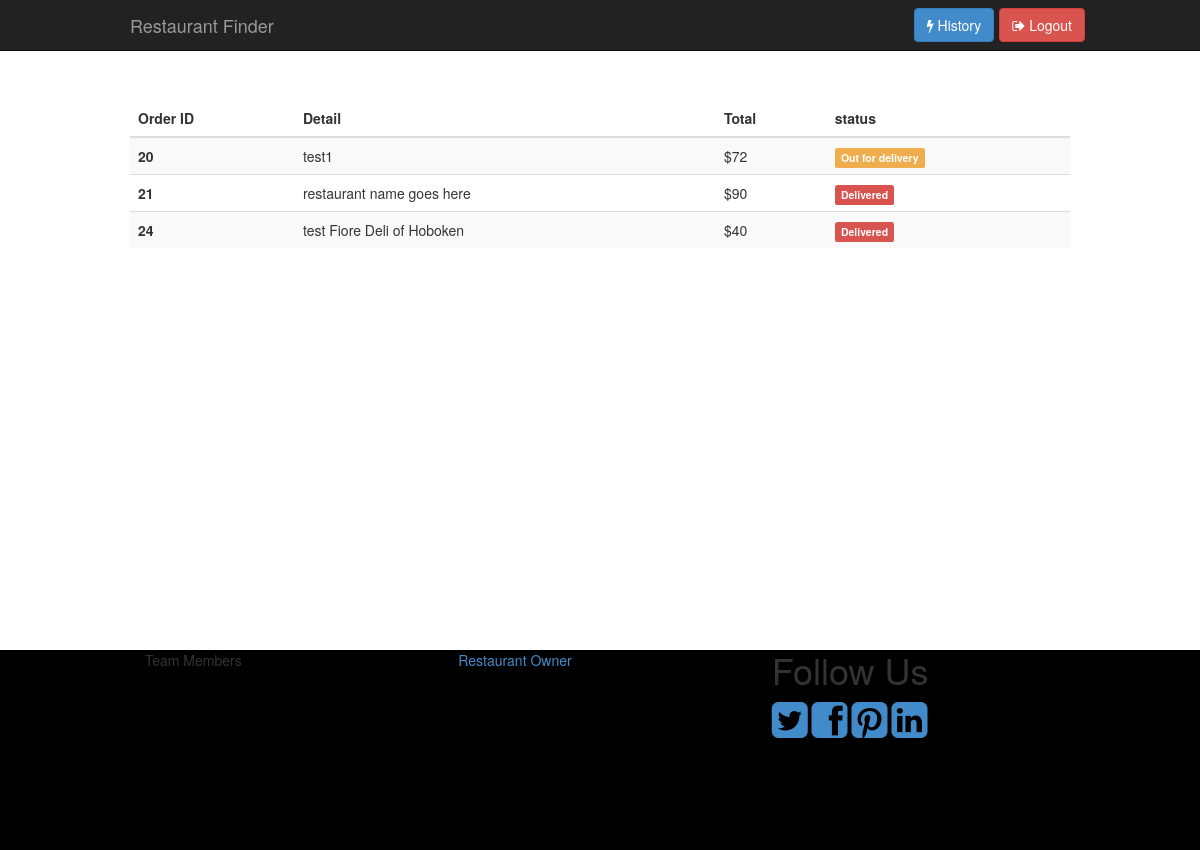
Page /user-track-order.php (signed in) on the committed database.
### tables this page shows
CREATE TABLE `order` (
  `id` int(11) NOT NULL,
  `user_id` int(11) DEFAULT NULL,
  `restaurant_id` int(11) DEFAULT NULL,
  `total` double DEFAULT NULL,
  `card_id` int(11) DEFAULT NULL,
  `address_id` int(11) DEFAULT NULL,
  `created_at` timestamp NULL DEFAULT NULL,
  `status` int(11) DEFAULT NULL,
  `updated_at` timestamp NULL DEFAULT NULL,
  `deleted_at` timestamp NULL DEFAULT NULL
);

CREATE TABLE `restaurant` (
  `id` int(11) NOT NULL,
  `owner_id` int(11) DEFAULT NULL,
  `name` varchar(100) DEFAULT NULL,
  `address1` varchar(45) DEFAULT NULL,
  `address2` varchar(45) DEFAULT NULL,
  `city` varchar(45) DEFAULT NULL,
  `state` varchar(45) DEFAULT NULL,
  `zipcode` int(11) DEFAULT NULL,
  `phone` int(12) DEFAULT NULL,
  `image` varchar(100) DEFAULT NULL,
  `open_time` time DEFAULT NULL,
  `close_time` time DEFAULT NULL,
  `pos_lat` varchar(45) DEFAULT NULL,
  `pos_lon` varchar(45) DEFAULT NULL,
  `rating` int(11) DEFAULT NULL,
  `review_count` int(11) NOT NULL,
  `status` int(11) DEFAULT NULL,
  `created_at` timestamp NULL DEFAULT NULL,
  `updated_at` timestamp NULL DEFAULT NULL,
  `deleted_at` timestamp NULL DEFAULT NULL
);

### model/session.php (called while the page is built, shortened)
<?php
class Session{
	public function session_exist( $session_name ){
		return isset($_SESSION[$session_name]);
	}
	public function get_session_data( $session_name ){
		return $_SESSION[$session_name];
	}
}
?>

### model/order.php (called while the page is built, shortened)
<?php
Class Order extends DB
{
	function __construct(){
 	$tableName = 'order';
 	}
}
?>

### database/settings.php (called while the page is built)
<?php
    $db_connection = array();
    $db_connection['host'] = "localhost";
    $db_connection['username'] = "root";
    $db_connection['password'] = "root";
    $db_connection['database'] = "restaurant_finder";
?>

### database/connection.php (called while the page is built, shortened)
<?php
    require_once 'settings.php';
    class DatabaseConnection
    {
        private $host = "localhost:8888";
        private $username = "root";
        private $password = "";
        private $database = "expense_report";
        private $mysqli;
        public function __construct ()
        {
            global $db_connection;
            $host = $db_connection['host'];
            $username = $db_connection['username'];
            $password = $db_connection['password'];
            $database = $db_connection['database'];
        }
        public function setup ($host, $username, $password, $db)
        {
            $this->host = $host;
            $this->username = $username;
            $this->password = $password;
            $this->database = $db;
        }
        public function connect ()
        {
            try {
                if (!$this->mysqli = new mysqli($this->host, $this->username, $this->password, $this->database))
                    throw new Exception("Cannot Connect to " . $this->host);
            } catch (Exception $e) {
                echo $e->getMessage();
                exit;
            }
        }
        public function send_sql($statement) {
            return $this->mysqli->query($statement);
        }
    }
?>

### database/orm.php (called while the page is built, shortened)
<?php
require_once 'connection.php';
class DB{
    private $dbConnection;
    public function __construct($table)
    {
        $this->dbConnection = new DatabaseConnection();
    }
    public function execSQL($data)
    {
        return $this->dbConnection->send_sql($data);
    }
}
?>

### user-track-order.php (the view, shortened to what this page needs)
<?php
require_once 'model/session.php';
require_once 'model/order.php';
$session = new Session();
$order = new Order();
$user_id = $session->get_session_data('id');
$result = $order->execSQL("SELECT *,`order`.`id` as `orderId`,`order`.`status` as `orderStatus` FROM `order` INNER JOIN `users` ON `users`.`id` = `order`.`user_id` INNER JOIN `restaurant` ON `restaurant`.`id` = `order`.`restaurant_id` INNER JOIN `credit_cards` ON `credit_cards`.`id` = `order`.`card_id` INNER JOIN `delivery_address` ON `delivery_address`.`id` = `order`.`address_id` WHERE `order`.`user_id` = '$user_id'");
$data = [];
while($row = mysqli_fetch_object($result))
{
array_push($data,(array) $row);
}
?>
<!DOCTYPE html>
<html lang="en">
<head>
	<?php include("./include/header.php"); ?>
</head>
<body>
	<?php include("./include/navbar.php"); ?>
	<div class="container" style="margin-top:100px;margin-bottom:50px;min-height:500px">
		<? if($session->session_exist('user_type')): ?>
			<? if($session->get_session_data('user_type') == 'user'): ?>
			<table class="table table-striped table-hover">
				<thead>
					<tr>
						<th>Order ID</th>
						<th>Detail</th>
						<th>Total</th>
						<th>status</th>
					</tr>
				</thead>
				<tbody>
					<?php
					foreach ($data as $value) {
						echo '<tr>
						<th>'.$value['orderId'].'</th>
						<td>';
						echo $value['name'].'</td>
						<td>$'.$value['total'].'</td>
						<td>';
						switch (intval($value['orderStatus'])) {
							case 5: echo '<span class="label label-warning">Out for delivery</span>';
								break;
							case 6: echo '<span class="label label-danger">Delivered</span>';
								break;
						}
						echo '</td>
					</tr> ';
					}
					?>
				</tbody>
			</table>
			<? else: ?>
				<h1>Not-Authorized</h1>
			<? endif; ?>
		<? else: ?>
			<h1>Non-Authenticated</h1>
		<? endif; ?>
</div>
<?php include('./include/footer.php') ?>
</body>
</html>

### assets/css/style.css (style rules this page uses)
@media (min-width: 1200px) { .container { width: 970px; } }

### rows in the picture
order: id "20", restaurant.name "test1", total "72", status "Out for delivery"
order: id "21", restaurant.name "restaurant name goes here", total "90", status "Delivered"
order: id "24", restaurant.name "test Fiore Deli of Hoboken", total "40", status "Delivered"
